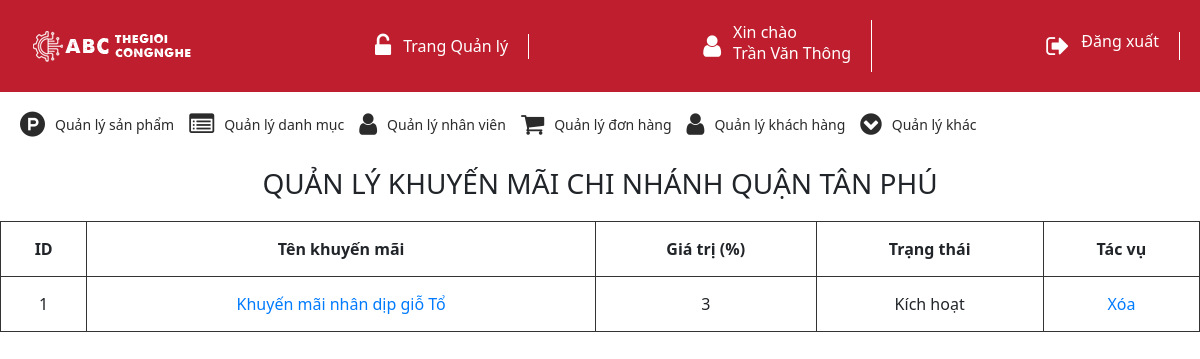
The page /admin/khuyenmai/list.php (signed in) on the database its author committed.
### tables this page shows
CREATE TABLE `tbl_khuyenmai` (
  `khuyenmai_id` int(11) NOT NULL,
  `chinhanh_id` int(11) NOT NULL,
  `tenkhuyenmai` varchar(255) NOT NULL,
  `giatri` int(11) NOT NULL,
  `status` tinyint(1) NOT NULL
);

### admin/khuyenmai/list.php (called while the page is built, shortened)
<?php
    require '../../libraries/connect.php';
    require '../../models/chitietphanquyen.php';
    require '../../models/chinhanh.php';
    require '../../models/khuyenmai.php';
    $maAdmin = $_SESSION['admin']['admin_id'];
    $chinhanh_id = $_SESSION['admin']['chinhanh_id'];
    $maPhanQuyen = 20;
    if(!get_phanquyen_to_access_by_admin($maAdmin ,$maPhanQuyen ,$connect))
        header('location:../error/display.php');
    $khuyenmai_list = get_khuyenmai_list_by_chinhanh_id($chinhanh_id, $connect);
    $tenchinhanh = get_tenchinhanh_by_chinhanh_id($chinhanh_id, $connect);
    require '../../views/admin/khuyenmai/list.tpl.php';
?>

### models/chitietphanquyen.php (called while the page is built)
<?php
    function get_phanquyen_to_access_by_admin($maAdmin, $maPhanQuyen, $connect)
    {
        $sql = "SELECT COUNT(*) as COQUYEN FROM tbl_chitietphanquyen as ctpq, tbl_vaitro as vt, tbl_admin as admin WHERE admin.vaitro_id = vt.vaitro_id AND ctpq.vaitro_id = vt.vaitro_id and ctpq.phanquyen_id = $maPhanQuyen and admin.admin_id = $maAdmin";
        $query = mysqli_query($connect, $sql);
        $get_co_quyen = mysqli_fetch_assoc($query);
        $co_quyen = $get_co_quyen['COQUYEN'];
        if($co_quyen == 1)
            return true;
        else
            return false;
    }
?>

### models/chinhanh.php (called while the page is built, shortened)
<?php
    function get_tenchinhanh_by_chinhanh_id($chinhanh_id, $connect)
    {
        $sql = "SELECT * FROM tbl_chinhanh WHERE chinhanh_id = $chinhanh_id";
        $query =  mysqli_query($connect, $sql);
        $get_chinhanh = mysqli_fetch_assoc($query);
        return $get_chinhanh['tenchinhanh'];
    }
?>

### models/khuyenmai.php (called while the page is built, shortened)
<?php
    function get_khuyenmai_list_by_chinhanh_id($chinhanh_id, $connect)
    {
        $sql = "SELECT * FROM tbl_khuyenmai WHERE chinhanh_id = $chinhanh_id";
        return mysqli_query($connect, $sql);
    }
?>

### views/admin/khuyenmai/list.tpl.php (the view, shortened to what this page needs)
<!DOCTYPE html>
<html>
<head>
<link rel="stylesheet" href="https://stackpath.bootstrapcdn.com/bootstrap/4.3.1/css/bootstrap.min.css">
<link rel="stylesheet" href="https://maxcdn.bootstrapcdn.com/font-awesome/4.7.0/css/font-awesome.min.css">
<link rel="stylesheet" href="../../templates/admin/common/menu.css">
<link rel="stylesheet" href="../../templates/admin/common/table.css">
</head>
<body>
<?php require '../../views/admin/common/menu.tpl.php'; ?>
<h3 class="title">QUẢN LÝ KHUYẾN MÃI <?php echo $tenchinhanh; ?></h3>
<table width="100%" cellpadding="10">
    <tr>
        <th>ID</th>
        <th>Tên khuyến mãi</th>
        <th>Giá trị (%)</th>
        <th>Trạng thái</th>
        <th>Tác vụ</th>
    </tr>
    <?php while ($khuyenmai = mysqli_fetch_assoc($khuyenmai_list)): ?>
        <tr>
            <td>
                <?php echo $khuyenmai['khuyenmai_id']; ?>
            </td>
            <td>
                <a href="<?php echo SITE_URL . 'doan/admin/khuyenmai/edit.php?khuyenmai_id=' . $khuyenmai['khuyenmai_id']; ?>"><?php echo $khuyenmai['tenkhuyenmai']; ?></a>
            </td>
            <td>
                <?php echo $khuyenmai['giatri']; ?>
            </td>
            <td>
                <?php echo ($khuyenmai['status'] == 1) ? 'Kích hoạt' : 'Không kích hoạt'; ?>
            </td>
            <td>
                <a href="<?php echo SITE_URL . 'doan/admin/khuyenmai/delete.php?khuyenmai_id=' . $khuyenmai['khuyenmai_id']; ?>">Xóa</a>
            </td>
        </tr>
    <?php endwhile; ?>
</table>
</body>
</html>

### templates/admin/common/menu.css (style rules this page uses)
* { padding: 0; margin: 0; box-sizing: border-box; }
body { font-family: 'Segoe UI', Tahoma, Geneva, Verdana, sans-serif; }
:root { --main-color:#be1e2d; --white-color:#fff; }
h3.title { text-align:center; margin:10px 0px 20px 0px; text-transform: uppercase; }

### templates/admin/common/table.css (style rules this page uses)
table, th, td { border: 0.2px solid #333; border-collapse: collapse; text-align:center; }
th, td { padding: 15px 10px; }

### rows shown on the page
tbl_khuyenmai: khuyenmai_id "1", tenkhuyenmai "Khuyến mãi nhân dịp giỗ Tổ", giatri "3", status "Kích hoạt"

### other values the page prints
$_SESSION['admin']['fullname'] "Trần Văn Thông"
$tenchinhanh "CHI NHÁNH QUẬN TÂN PHÚ"
